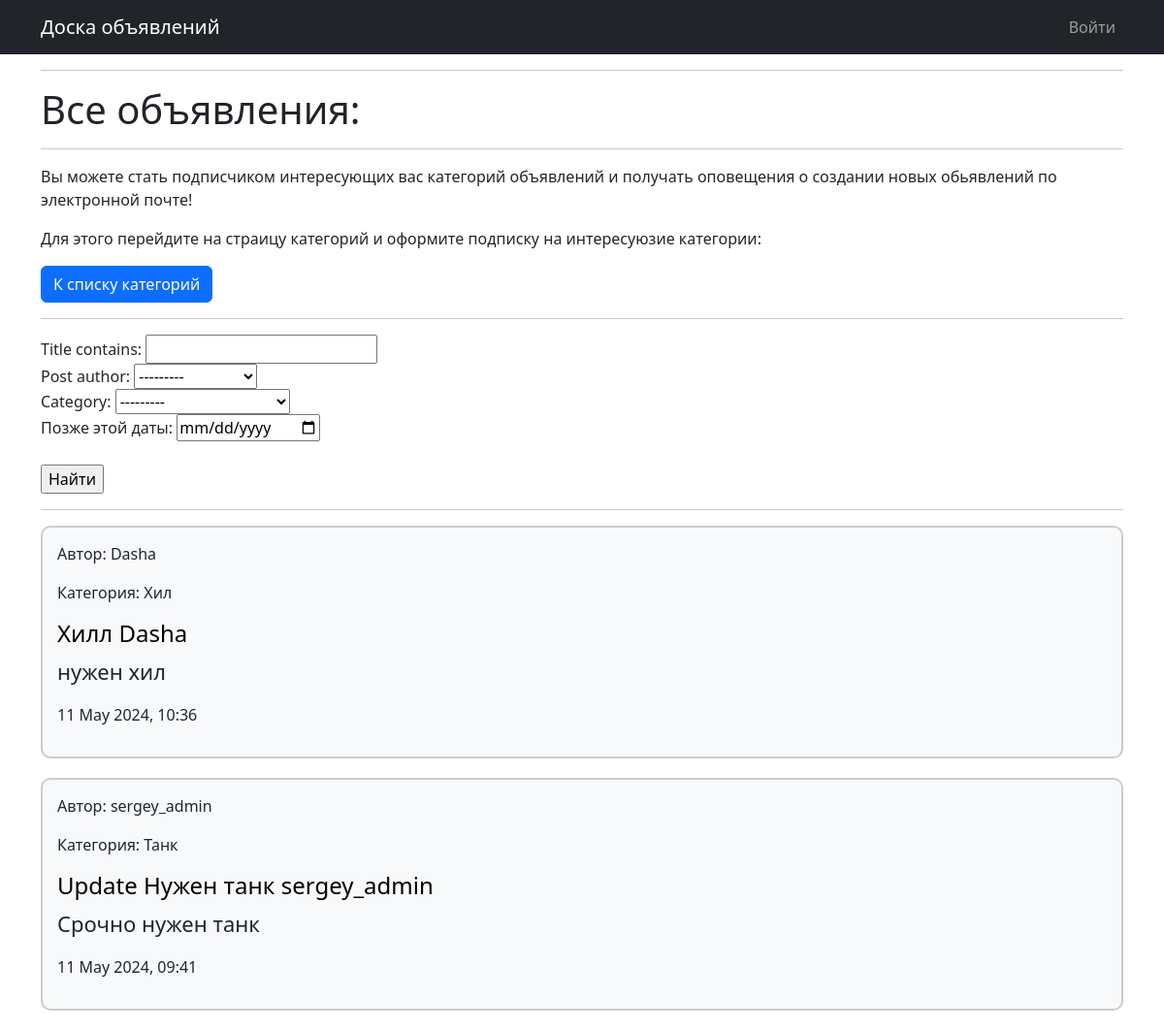
/posts/, run on the app's committed database.
### message_board/models.py (models this page shows, shortened)
class Post(models.Model):
    post_author = models.ForeignKey(User, on_delete=models.CASCADE)
    title = models.CharField(max_length=255)
    text = RichTextUploadingField()
    date = models.DateTimeField(auto_now_add=True)
    category = models.ForeignKey(Category, on_delete=models.CASCADE)

class User(AbstractUser):
    code = models.CharField(max_length=15, blank=True, null=True)

class Category(models.Model):
    dd = 'ДД'
    tk = 'Танк'
    hl = 'Хил'
    tr = 'Торговец'
    gm = 'Гильдмастер'
    qg = 'Квестгивер'
    bs = 'Кузнец'
    tn = 'Кожевник'
    pm = 'Зельевар'
    sm = 'Мастер заклинаний'
    CATEGORY_TYPES = [
        (dd, 'DAMAGEDILLER'),
        (tk, 'TANK'),
        (hl, 'HEALER'),
        (tr, 'TRADER'),
        (gm, 'GILDMASTER'),
        (qg, 'QUESTGIVER'),
        (bs, 'BLACKSMITH'),
        (tn, 'TANNER'),
        (pm, 'POTIONMAKER'),
        (sm, 'SPELLMASTER'),
    ]
    name = models.CharField(max_length=17, choices=CATEGORY_TYPES)
    def __str__(self):
        return self.name.title()

### message_board/views.py (the view)
# urls.py: path('', PostList.as_view(), name='posts_list'),
class PostList(ListView):
    model = Post
    template_name = 'all_posts.html'
    context_object_name = 'posts'
    paginate_by = 10
    queryset = Post.objects.all().order_by('-date')
    def get_queryset(self):
        queryset = super().get_queryset()
        self.filterset = PostFilter(self.request.GET, queryset)
        if self.request.GET:
            return self.filterset.qs
        return Post.objects.all().order_by('-date')
    def get_context_data(self, **kwargs):
        context = super().get_context_data(**kwargs)
        context['filter'] = self.filterset
        return context

### templates/all_posts.html
{% extends 'flatpages/default.html' %}
{% block title %}
<hr>
<h1 class="page-title">Все объявления:</h1>
<hr>
{% endblock title %}
{% block content %}
    <p>Вы можете стать подписчиком интересующих вас категорий объявлений и получать оповещения о создании новых обьявлений по электронной почте!</p>
    <p>Для этого перейдите на страицу категорий и оформите подписку на интересуюзие категории:</p>
    <a class="btn btn-primary", href="{% url 'category_list' %}">К списку категорий</a>
    <hr>
    <form method="GET">
        {{ filter.form }}
        <br>
        <input type="submit" value="Найти">
    </form>
    <hr>
    {% for post in posts %}
        <div style="border: 2px solid #ccc; border-radius: 10px; padding: 15px; margin-bottom: 20px; background-color: #f8f9fa;">
            <p>Автор: {{ post.post_author }}</p>
            <p>Категория: {{ post.category.name }} </p>
            <h4><a href="{% url 'post_detail' post.pk %}" style="text-decoration: none; color: black;">{{ post.title }}</a></h4>
            <span style="font-size: 22px;">{{ post.text|truncatechars:25|safe }}</span>
            <p>{{ post.date|date:"d E Y, H:i" }}</p>
        </div>
    {% endfor %}
 {% endblock content %}

### data on the page
Post: post_author "Dasha", category.name "Хил", title "Хилл Dasha", text "нужен хил", date "11 May 2024, 10:36"
Post: post_author "sergey_admin", category.name "Танк", title "Update Нужен танк sergey_admin", text "Срочно нужен танк", date "11 May 2024, 09:41"
